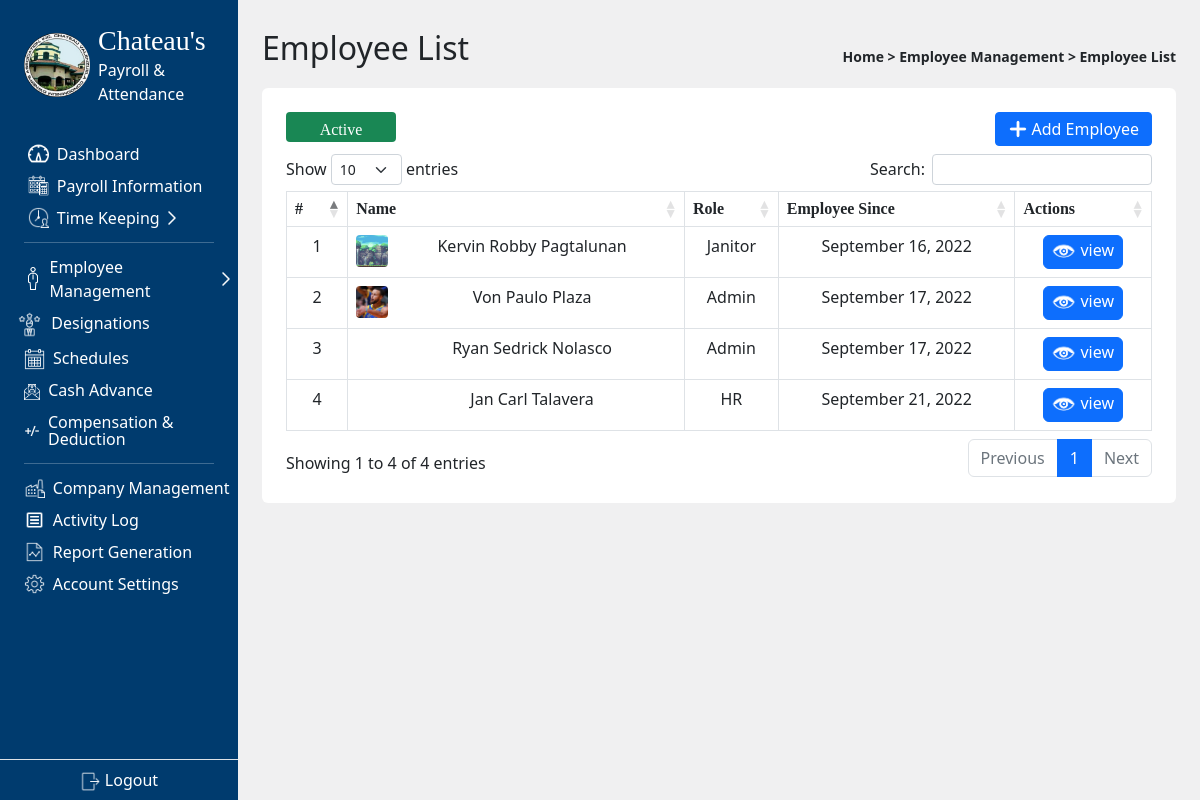
Page /admin/employee_list.php (signed in) on the earlier database version.
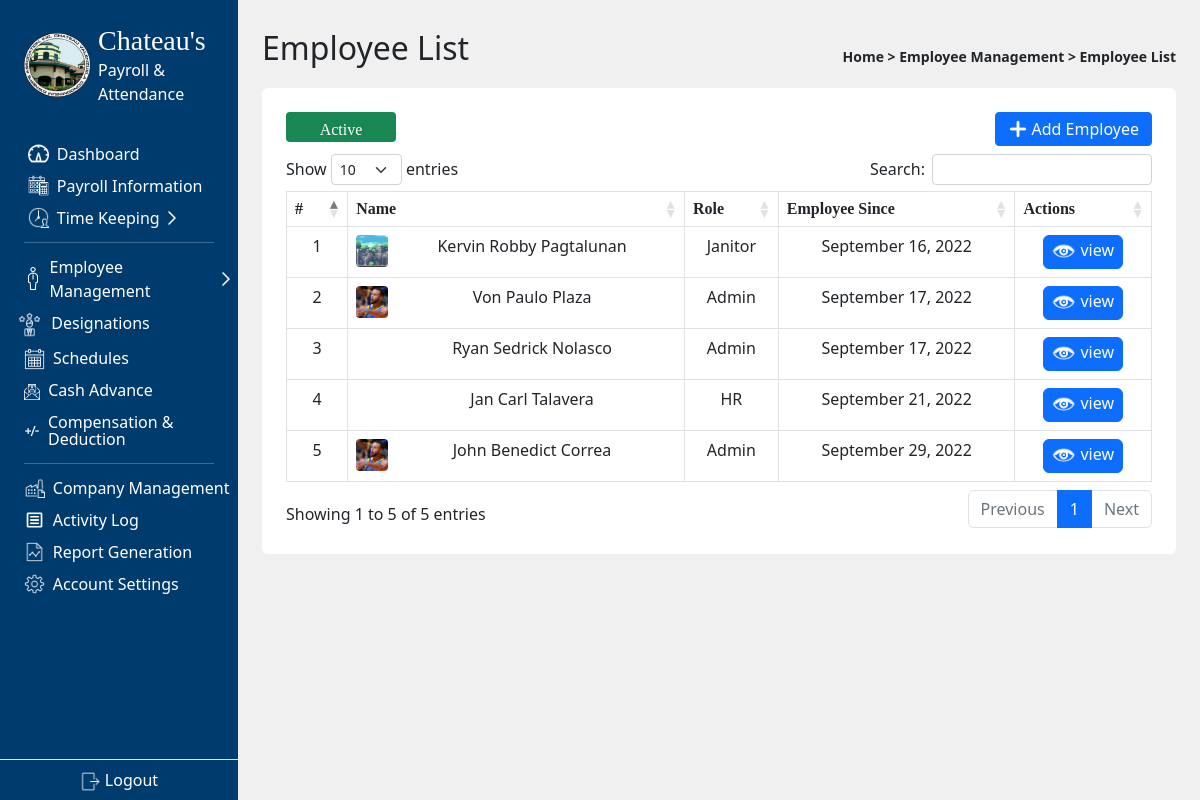
Same page on the later database version.
### tables this page shows
CREATE TABLE `employeelist` (
  `id` int(11) NOT NULL,
  `date_added` date NOT NULL DEFAULT current_timestamp(),
  `employee_key` varchar(50) NOT NULL,
  `fName` varchar(50) NOT NULL,
  `mName` varchar(50) NOT NULL,
  `lName` varchar(50) NOT NULL,
  `employee_Role` int(11) NOT NULL,
  `Birthday` date NOT NULL,
  `civilStatus` varchar(50) NOT NULL,
  `SSS` varchar(100) NOT NULL,
  `Tax` varchar(100) NOT NULL,
  `Contact` varchar(50) NOT NULL,
  `Email` varchar(50) NOT NULL,
  `PhilHealth` varchar(50) NOT NULL,
  `Pagibig` varchar(50) NOT NULL,
  `Address` varchar(100) NOT NULL,
  `workType` varchar(50) NOT NULL,
  `sched` int(11) NOT NULL,
  `employee_status` varchar(50) NOT NULL,
  `ProfilePic` varchar(250) NOT NULL,
  `id1` varchar(250) NOT NULL,
  `id2` varchar(250) NOT NULL
);

CREATE TABLE `positions` (
  `id` int(11) NOT NULL,
  `description` varchar(100) NOT NULL,
  `rate` decimal(11,2) NOT NULL
);

### admin/employee_list.php (the view, shortened to what this page needs)
<?php
  include '../scripts.php';
  include '../connect.php';
  $type = (isset($_GET['type'])) ? $_GET['type'] : 'Active';
  $color = ($type == 'Active') ? "success" : "danger";
?>
<!DOCTYPE html>
<html lang="en">
<head>
  <link rel="stylesheet" href="../node_modules/sweetalert2/dist/sweetalert2.min.css">
</head>
<body class='d-flex bg-secondary bg-opacity-10' >
  <main class = 'container-fluid p-4 overflow-auto'>
    <header class="d-flex align-items-center justify-content-between">
      <p class='fs-2'>Employee List</p>
      <small class='fw-semibold text-dark'>
        Home > Employee Management > Employee List
      </small>
    </header>
    <div class="container p-4 bg-white rounded-2">
      <div class="mb-2 d-flex justify-content-between">
      <button id="toggle" class="btn btn-<?php echo $color?> toggleBTN rounded-1 text-white" style=""><?php echo $type?></button>
        <button class="btn btn-primary rounded-1 py-1 d-flex align-items-center gap-1" id ="new">
          <div>
            <img src="../img/btn_icons/add.png" alt="" style="width: 1.2rem">
          </div>
          <span>Add Employee</span>
        </button>
      </div>
      <table class='table table-bordered'>
        <thead>
          <tr>
            <th>#</th>
            <th>Name</th>
            <th>Role</th>
            <th>Employee Since</th>
            <th>Actions</th>
          </tr>
        </thead>
        <tbody>
          <?php
            $sql="Select * from `employeelist` where employee_status='$type'";
            $result=mysqli_query($con,$sql);
            if($result){
              while($row=mysqli_fetch_assoc($result)){
                $id=$row['id'];
                $date_added=$row['date_added'];
                $fName=$row['fName'];
                $lName=$row['lName'];
                $employee_Role=$row['employee_Role'];
                $sql2 = "SELECT * FROM positions WHERE id = $employee_Role";
                $result2 = $con->query($sql2);
                $rowPos = $result2->fetch_assoc();
                $posDesc = $rowPos['description'];
                $pic = $row['ProfilePic'];
                echo '
                <tr>
                <td>'.$id.'</td>
                <td>
                  <div class="rounded-1 float-start"
                  style="width: 2rem; height: 2rem;
                  background-position: center; background-size:cover; background-image: url('.$pic.');">  </div>'.$fName.' '.$lName.
                '</td>
                <td>'.$posDesc.'</td>
                <td>'.date('F d, Y', strtotime($date_added)).'</td>';
                echo '<td class ="d-flex justify-content-center">
                <a href="employee_view.php?viewid='.$id.'" class="btn btn-primary py-0 px-1 pe-2 d-flex align-items-center justify-content-center gap-0" style="width: max-content">
                  <div id = "pic" class=""
                  style="width: 2rem; height: 2rem; background-position: center; background-size:cover; background-image: url(../img/icons/view.png)">
                  </div>
                  <span class="mb-1 p-0" style="">view</span>
                </a>';
                echo '</td></tr>';
              }
            }
          ?>
        </tbody>
      </table>
    </div>
  </main>
</body>
</html>

### scripts.php (shortened to what this page needs)
<link rel="stylesheet" href="../plugin/jquery-ui-1.13.2.custom/jquery-ui.css">
<link rel="stylesheet" href="../plugin/DataTables-1.12.1/css/dataTables.bootstrap5.min.css">
<link rel="stylesheet" href="../node_modules/sweetalert2/dist/sweetalert2.min.css">
<link rel="stylesheet" href="../plugin/daterangepicker-master/daterangepicker.css">
<link href="../node_modules/@fortawesome/fontawesome-free/css/fontawesome.css" rel="stylesheet">
<link href="../node_modules/@fortawesome/fontawesome-free/css/brands.css" rel="stylesheet">
<link href="../node_modules/@fortawesome/fontawesome-free/css/solid.css" rel="stylesheet">
<link rel="stylesheet" href="../plugin/bootstrap/css/bootstrap.css">

### style.css (style rules this page uses)
.tables, th { padding-top: 10px; padding-bottom: 10px; border-collapse: collapse; font-family: mBold; }
.tables, td { padding: 8px; }
.tables, td, th { text-align: center; }
.toggleBTN { font-family: mThin; color:white; border-width: 0px; width: 110px; height: 30px; border-radius: 1rem; }

Differences in the rows shown:
added employeelist: id "5", ProfilePic (picture), fName "John Benedict", lName "Correa", positions.description "Admin", date_added "September 29, 2022"
Other differences:
text written by a page script: "Show entries Search: Showing 1 to 4 of 4 entries Previous 1 Next" → "Show entries Search: Showing 1 to 5 of 5 entries Previous 1 Next"
